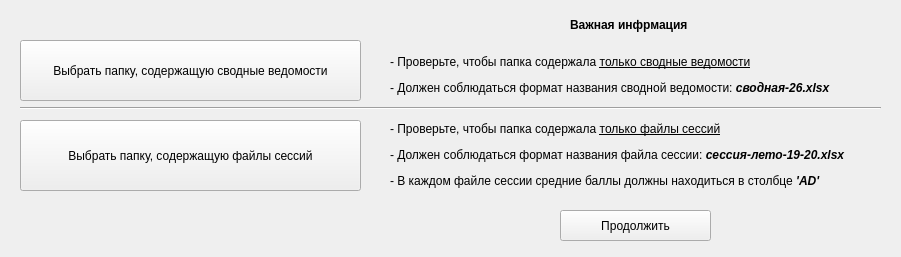
<?xml version="1.0" encoding="UTF-8"?>
<ui version="4.0">
 <class>Form</class>
 <widget class="QWidget" name="Form">
  <property name="geometry">
   <rect>
    <x>0</x>
    <y>0</y>
    <width>901</width>
    <height>257</height>
   </rect>
  </property>
  <property name="windowTitle">
   <string>Form</string>
  </property>
  <widget class="QPushButton" name="pb_chooseSVFolder">
   <property name="geometry">
    <rect>
     <x>20</x>
     <y>40</y>
     <width>341</width>
     <height>61</height>
    </rect>
   </property>
   <property name="text">
    <string>Выбрать папку, содержащую сводные ведомости</string>
   </property>
  </widget>
  <widget class="QLabel" name="label">
   <property name="geometry">
    <rect>
     <x>570</x>
     <y>10</y>
     <width>141</width>
     <height>31</height>
    </rect>
   </property>
   <property name="text">
    <string>&lt;html&gt;&lt;head/&gt;&lt;body&gt;&lt;p&gt;&lt;span style=&quot; font-weight:600;&quot;&gt;Важная инфрмация&lt;/span&gt;&lt;/p&gt;&lt;/body&gt;&lt;/html&gt;</string>
   </property>
  </widget>
  <widget class="QLabel" name="label_2">
   <property name="geometry">
    <rect>
     <x>390</x>
     <y>50</y>
     <width>481</width>
     <height>51</height>
    </rect>
   </property>
   <property name="text">
    <string>&lt;html&gt;&lt;head/&gt;&lt;body&gt;&lt;p&gt;- Проверьте, чтобы папка содержала &lt;span style=&quot; text-decoration: underline;&quot;&gt;только сводные ведомости&lt;/span&gt;&lt;/p&gt;&lt;p&gt;- Должен соблюдаться формат названия сводной ведомости: &lt;span style=&quot; font-weight:600; font-style:italic;&quot;&gt;сводная-26.xlsx&lt;/span&gt;&lt;/p&gt;&lt;/body&gt;&lt;/html&gt;</string>
   </property>
  </widget>
  <widget class="QPushButton" name="pb_chooseSessionFolder">
   <property name="geometry">
    <rect>
     <x>20</x>
     <y>120</y>
     <width>341</width>
     <height>71</height>
    </rect>
   </property>
   <property name="text">
    <string>Выбрать папку, содержащую файлы сессий</string>
   </property>
  </widget>
  <widget class="QLabel" name="label_3">
   <property name="geometry">
    <rect>
     <x>390</x>
     <y>120</y>
     <width>511</width>
     <height>71</height>
    </rect>
   </property>
   <property name="text">
    <string>&lt;html&gt;&lt;head/&gt;&lt;body&gt;&lt;p&gt;- Проверьте, чтобы папка содержала &lt;span style=&quot; text-decoration: underline;&quot;&gt;только файлы сессий&lt;/span&gt;&lt;/p&gt;&lt;p&gt;- Должен соблюдаться формат названия файла сессии: &lt;span style=&quot; font-weight:600; font-style:italic;&quot;&gt;сессия-лето-19-20.xlsx&lt;/span&gt;&lt;/p&gt;&lt;p&gt;- В каждом файле сессии средние баллы должны находиться в столбце &lt;span style=&quot; font-weight:600; font-style:italic;&quot;&gt;'AD'&lt;/span&gt;&lt;/p&gt;&lt;/body&gt;&lt;/html&gt;</string>
   </property>
  </widget>
  <widget class="Line" name="line">
   <property name="geometry">
    <rect>
     <x>20</x>
     <y>100</y>
     <width>861</width>
     <height>16</height>
    </rect>
   </property>
   <property name="orientation">
    <enum>Qt::Horizontal</enum>
   </property>
  </widget>
  <widget class="QPushButton" name="pb_continue">
   <property name="geometry">
    <rect>
     <x>560</x>
     <y>210</y>
     <width>151</width>
     <height>31</height>
    </rect>
   </property>
   <property name="text">
    <string>Продолжить</string>
   </property>
  </widget>
 </widget>
 <resources/>
 <connections/>
</ui>
